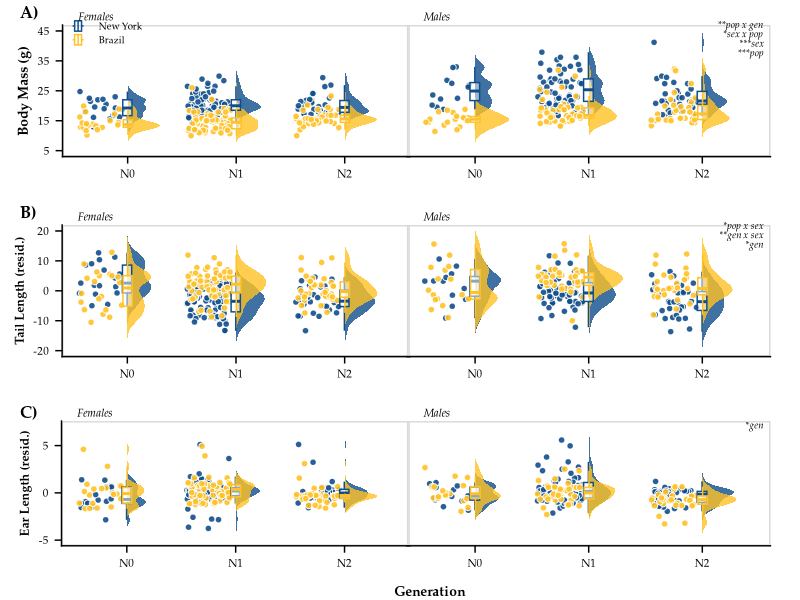

Generate this figure with R: (Note: this script raises an error after producing the figure.)
#!/usr/bin/env Rscript --vanilla

##############################################################
# Author: Mallory A. Ballinger
# Script first created: 24-Feb-2021
# Script last updated:  07-Apr-2021


# This script plots sex-specific body weight and extremity lengths of New York mice
# and Brazil mice cross generations (i.e. common garden experiment #1).
# This script generates Figure 2 in Ballinger_et_al_2021_AmNat.


##############################################################
# Required packages
##############################################################

rm(list = ls()) # clear R's environment
library(tidyverse)
library(here)
library(ggridges)
library(cowplot)
library(car)
library(ggtext)
library(glue)
library(scales)

##############################################################
# Import data
##############################################################

GenerationMetaData <- read_csv(here("data/processed/GenerationColonyData.csv")) %>%
  select(-GUID, -Collector_ID, -Age_days, -Notes) %>% select(-1) %>%
  mutate(Sex = fct_relevel(Sex, "Male", "Female")) %>% # put males before females
  mutate(Population = fct_relevel(Population, "New York", "Brazil")) # put evolved cold pop first

# get sample size of each column
#colSums(!is.na(GenerationMetaData))





##############################################################
# Apply filtering and calculate residuals
##############################################################

# Based on outlier tests (see 'code/model_Generations.R'), any tail length
# less than 50mm is an extreme outlier

Generation_filtered <- GenerationMetaData %>%
  mutate(Tail_Length_mm = ifelse(Tail_Length_mm < 50, NA, Tail_Length_mm))

# save TL x BW residuals
residsTLBW <- lm(Tail_Length_mm ~ Body_Weight_g, data = Generation_filtered,
                 na.action = na.exclude)
Generation_filtered$Resids_TLBW <- resid(residsTLBW)


# Based on outlier tests (see 'code/model_Generations.R'), any ear length
# less than 8mm is an extreme outlier

Generation_filtered_2 <- GenerationMetaData %>%
  mutate(Ear_Length_mm = ifelse(Ear_Length_mm < 8, NA, Ear_Length_mm))

# save EL x BW residuals
residsELBW <- lm(Ear_Length_mm ~ Body_Weight_g, data = Generation_filtered_2,
                 na.action = na.exclude)
Generation_filtered_2$Resids_ELBW <- resid(residsELBW)





##############################################################
# Get values from statistical analyses
##############################################################

# Refer to 'code/model_Generations.R' for model comparisons and statistical analyses


# > car::Anova(lm(rank(Body_Weight_g) ~ Sex * Population * Generation, data = GenerationMetaData), type = "III")
# Anova Table (Type III tests)
# 
# Response: rank(Body_Weight_g)
# Sum Sq  Df  F value    Pr(>F)    
# (Intercept)               1715176   1 201.0258 < 2.2e-16 ***
# Sex                        105397   1  12.3530  0.000486 ***
# Population                 470654   1  55.1626 5.829e-13 ***
# Generation                  41046   2   2.4054  0.091422 .  
# Sex:Population              33427   1   3.9177  0.048404 *  
# Sex:Generation              38224   2   2.2400  0.107672    
# Population:Generation       94670   2   5.5479  0.004174 ** 
# Sex:Population:Generation   46731   2   2.7386  0.065768 .  
# Residuals                 3745600 439                       
# ---
#   Signif. codes:  0 ‘***’ 0.001 ‘**’ 0.01 ‘*’ 0.05 ‘.’ 0.1 ‘ ’ 1

BW_deets <- ("&#42;&#42;pop x gen<br>\
                    &#42;sex x pop<br>\
              &#42;&#42;&#42;sex<br>\
              &#42;&#42;&#42;pop")


# > car::Anova(lm(Tail_Length_mm ~ Body_Weight_g + Sex * Population * Generation, data = Generation_filtered), type = "III")
# Anova Table (Type III tests)
# 
# Response: Tail_Length_mm
# Sum Sq  Df   F value    Pr(>F)    
# (Intercept)                31982   1 1448.6627 < 2.2e-16 ***
# Body_Weight_g                868   1   39.3297 8.922e-10 ***
# Sex                           88   1    3.9841  0.046577 *  
# Population                    43   1    1.9308  0.165406    
# Generation                   205   2    4.6466  0.010094 *  
# Sex:Population                90   1    4.0670  0.044367 *  
# Sex:Generation               247   2    5.6031  0.003968 ** 
# Population:Generation         76   2    1.7312  0.178340    
# Sex:Population:Generation    104   2    2.3548  0.096171 .  
# Residuals                   9250 419                        
# ---
#   Signif. codes:  0 ‘***’ 0.001 ‘**’ 0.01 ‘*’ 0.05 ‘.’ 0.1 ‘ ’ 1

TL_deets <- ("&#42;pop x sex<br>\
            &#42;&#42;gen x sex<br>\
            &#42;gen")


# > car::Anova(lm(rank(Ear_Length_mm) ~ Body_Weight_g + Sex * Population * Generation, data = Generation_filtered_2), type = "III")
# Anova Table (Type III tests)
# 
# Response: rank(Ear_Length_mm)
# Sum Sq  Df F value    Pr(>F)    
# (Intercept)                 49527   1  3.9040   0.04881 *  
# Body_Weight_g              310068   1 24.4414 1.102e-06 ***
# Sex                          8239   1  0.6494   0.42077    
# Population                    226   1  0.0178   0.89394    
# Generation                  78562   2  3.0964   0.04623 *  
# Sex:Population                179   1  0.0141   0.90553    
# Sex:Generation              21361   2  0.8419   0.43160    
# Population:Generation       23374   2  0.9212   0.39881    
# Sex:Population:Generation    2063   2  0.0813   0.92191    
# Residuals                 5429675 428                      
# ---
#   Signif. codes:  0 ‘***’ 0.001 ‘**’ 0.01 ‘*’ 0.05 ‘.’ 0.1 ‘ ’ 1

EL_deets <- ("&#42;gen")





##############################################################
# Plot sex-specific body mass ridgeplot across generations
##############################################################

MaleBW <- GenerationMetaData %>%
  filter(Sex == "Male")

FemaleBW <- GenerationMetaData %>%
  filter(Sex == "Female")


Fmassridge <- 
  ggplot(data = FemaleBW, aes(y = Generation, x = Body_Weight_g)) +
  geom_density_ridges(aes(point_color = Population, point_fill = Population, fill = Population),
                      jittered_points = TRUE, position = "raincloud",
                      alpha = 0.8, point_size = 1.85, point_alpha = 0.9, scale = 0.3,
                      point_shape=21, point_color = "white", color = NA) +
  geom_boxplot(aes(x = Body_Weight_g, y = Generation, color = Population),
               position = position_dodge(width = 0.01),  outlier.shape = NA,
               alpha = 0.5, width = 0.17) +
  scale_x_continuous(breaks = seq(from=5, to=45, by=10),
                     labels = seq(from=5, to=45, by=10),
                     limits = c(5,45)) +
  scale_discrete_manual("point_fill", values = c("dodgerblue4","goldenrod1"), guide="none") +
  scale_discrete_manual("point_color", values = c("dodgerblue4","goldenrod1"), guide = "none") +
  scale_color_manual(values=c("dodgerblue4","goldenrod1")) +
  scale_fill_manual(values=c("dodgerblue4","goldenrod1", "dodgerblue4","goldenrod1")) +
  guides(color=guide_legend(override.aes=list(fill=NA)),
         linetype=guide_legend(override.aes = list(fill=NA))) +# removes gray shading from legend
  coord_flip() +
  theme_half_open(20) +
  panel_border() + # puts border around facets
  theme(panel.grid.minor = element_blank(), axis.line = element_line(colour = "black"),
        axis.title.y = element_text(margin = margin(r = 5), size = 10, face = "bold", family = "Palatino"),
        axis.text.x = element_text(size = 8, color = "black", family = "Palatino"),
        axis.text.y = element_text(size = 8, color = "black", family = "Palatino"),
        legend.position = c(0.025, 0.94),
        legend.background = element_blank(),
        legend.box.background = element_blank(),
        legend.key = element_blank(),
        legend.key.size = unit(0.35, "cm"),
        legend.text = element_text(size=7, family = "Palatino"),
        legend.title = element_blank(),
        plot.tag = element_text(family = "Palatino", size = 10, face = "italic", hjust = 1),
        plot.tag.position = c(0.15,1.025),
        plot.title = element_text(size = 8, face = "italic", hjust = 0.05, vjust = -3, family = "Palatino"),
        plot.title.position = "panel",
        plot.margin = unit(c(0, -0.25, 0, 0.45), "cm")) +
  labs(x = "Body Mass (g)",
       y = NULL,
       title = "Females")


Mmassridge <- 
  ggplot(data = MaleBW, aes(y = Generation, x = Body_Weight_g)) +
  geom_density_ridges(aes(point_color = Population, point_fill = Population, fill = Population),
                      jittered_points = TRUE, position = "raincloud",
                      alpha = 0.8, point_size = 1.85, point_alpha = 0.9, scale = 0.3,
                      point_shape=21, point_color = "white", color = NA) +
  geom_boxplot(aes(x = Body_Weight_g, y = Generation, color = Population),
               position = position_dodge(width = 0.01),  outlier.shape = NA,
               alpha = 0.5, width = 0.17) +
  scale_x_continuous(breaks = seq(from=5, to=45, by=10),
                     labels = seq(from=5, to=45, by=10),
                     limits = c(5,45)) +
  scale_discrete_manual("point_fill", values = c("dodgerblue4","goldenrod1"), guide="none") +
  scale_discrete_manual("point_color", values = c("dodgerblue4","goldenrod1"), guide = "none") +
  scale_color_manual(values=c("dodgerblue4","goldenrod1")) +
  scale_fill_manual(values=c("dodgerblue4","goldenrod1", "dodgerblue4","goldenrod1")) +
  guides(color=guide_legend(override.aes=list(fill=NA)),
         linetype=guide_legend(override.aes = list(fill=NA))) +
  coord_flip() +
  theme_half_open(20) +
  panel_border() + # puts border around facets
  theme(panel.grid.minor = element_blank(), axis.line = element_line(colour = "black"),
        axis.text.x = element_text(size = 8, color = "black", family = "Palatino"),
        axis.text.y = element_blank(),
        axis.ticks.y = element_blank(),
        axis.line.y = element_blank(),
        legend.position = 'none',
        plot.tag = element_markdown(family = "Palatino", size = 7, face = "italic", hjust = 1),
        plot.tag.position = c(0.98,0.82),
        plot.title = element_text(size = 8, face = "italic", hjust = 0.05, vjust = -3, family = "Palatino"),
        plot.title.position = "panel",
        plot.margin = unit(c(0, 0.75, 0.5, 0), "cm")) + # top, right, bottom, lef
  labs(x = NULL,
       y = NULL,
       title = "Males",
       tag = BW_deets)


BW <- cowplot::plot_grid(Fmassridge, Mmassridge, labels = c('A)', ''), align = "h",
                         label_fontfamily = "Palatino", label_size = 12, label_x = 0.05, hjust = 0)





##############################################################
# Plot sex-specific tail length ridgeplot across generaitons
##############################################################

MaleTL <- Generation_filtered %>%
  filter(Sex == "Male")

FemaleTL <- Generation_filtered %>%
  filter(Sex == "Female")


Ftailridge <- 
  ggplot(data = FemaleTL, aes(y = Generation, x = Resids_TLBW)) +
  geom_density_ridges(aes(point_color = Population, point_fill = Population, fill = Population),
                      jittered_points = TRUE, position = "raincloud",
                      alpha = 0.8, point_size = 1.85, point_alpha = 0.9, scale = 0.3,
                      point_shape=21, point_color = "white", color = NA) +
  geom_boxplot(aes(x = Resids_TLBW, y = Generation, color = Population),
               position = position_dodge(width = 0.01),  outlier.shape = NA,
               alpha = 0.5, width = 0.17) +
  scale_x_continuous(breaks = seq(from=-20, to=20, by=10),
                     labels = seq(from=-20, to=20, by=10),
                     limits = c(-20,20)) +
  scale_discrete_manual("point_fill", values = c("dodgerblue4","goldenrod1"), guide="none") +
  scale_discrete_manual("point_color", values = c("dodgerblue4","goldenrod1"), guide = "none") +
  scale_color_manual(values=c("dodgerblue4","goldenrod1")) +
  scale_fill_manual(values=c("dodgerblue4","goldenrod1", "dodgerblue4","goldenrod1")) +
  guides(color=guide_legend(override.aes=list(fill=NA)),
         linetype=guide_legend(override.aes = list(fill=NA))) +# removes gray shading from legend
  coord_flip() +
  theme_half_open(20) +
  panel_border() + # puts border around facets
  theme(panel.grid.minor = element_blank(), axis.line = element_line(colour = "black"),
        axis.title.x = element_text(margin = margin(t = 10), size = 10, face = "bold", family = "Palatino", hjust = 1.15),
        axis.title.y = element_text(margin = margin(r = 3), size = 9, face = "bold", family = "Palatino"),
        axis.text.x = element_text(size = 8, color = "black", family = "Palatino"),
        axis.text.y = element_text(size = 8, color = "black", family = "Palatino"),
        legend.position = "none",
        legend.background = element_blank(),
        legend.box.background = element_blank(),
        legend.key = element_blank(),
        legend.key.height = unit(0.5, "cm"),
        legend.key.width = unit(0.5, "cm"),
        legend.text = element_text(size=8, family = "Palatino"),
        legend.title = element_blank(),
        plot.tag = element_text(family = "Palatino", size = 10, face = "italic"),
        plot.tag.position = c(0.17,1.025),
        plot.title = element_text(size = 8, face = "italic", hjust = 0.05, vjust = -3, family = "Palatino"),
        plot.title.position = "panel",
        plot.margin = unit(c(0, -0.25, 0, 0.375), "cm")) +
  labs(x = "Tail Length (resid.)",
       y = NULL,
       title = "Females")


Mtailridge <- 
  ggplot(data = MaleTL, aes(y = Generation, x = Resids_TLBW)) +
  geom_density_ridges(aes(point_color = Population, point_fill = Population, fill = Population),
                      jittered_points = TRUE, position = "raincloud",
                      alpha = 0.8, point_size = 1.85, point_alpha = 0.9, scale = 0.3,
                      point_shape=21, point_color = "white", color = NA) +
  geom_boxplot(aes(x = Resids_TLBW, y = Generation, color = Population),
               position = position_dodge(width = 0.01),  outlier.shape = NA,
               alpha = 0.5, width = 0.17, fill = "white") +
  scale_x_continuous(breaks = seq(from=-20, to=20, by=10),
                     labels = seq(from=-20, to=20, by=10),
                     limits = c(-20,20)) +
  scale_discrete_manual("point_fill", values = c("dodgerblue4","goldenrod1"), guide="none") +
  scale_discrete_manual("point_color", values = c("dodgerblue4","goldenrod1"), guide = "none") +
  scale_color_manual(values=c("dodgerblue4","goldenrod1")) +
  scale_fill_manual(values=c("dodgerblue4","goldenrod1", "dodgerblue4","goldenrod1")) +
  guides(color=guide_legend(override.aes=list(fill=NA)),
         linetype=guide_legend(override.aes = list(fill=NA))) +
  coord_flip() +
  theme_half_open(20) +
  panel_border() + # puts border around facets
  theme(panel.grid.minor = element_blank(), axis.line = element_line(colour = "black"),
        axis.title.x = element_text(margin = margin(t = 10), size = 10, face = "bold", family = "Palatino", hjust = 0.6),
        axis.title.y = element_text(margin = margin(r = 10), size = 10, face = "bold", family = "Palatino"),
        axis.text.x = element_text(size = 8, color = "black", family = "Palatino"),
        axis.text.y = element_blank(),
        axis.ticks.y = element_blank(),
        axis.line.y = element_blank(),
        legend.position = 'none',
        legend.background = element_blank(),
        legend.box.background = element_blank(),
        legend.key = element_blank(),
        legend.key.height = unit(0.5, "cm"),
        legend.key.width = unit(0.5, "cm"),
        legend.text = element_text(size=8, family = "Palatino"),
        legend.title = element_blank(),
        plot.tag = element_markdown(family = "Palatino", size = 7, face = "italic", hjust = 1),
        plot.tag.position = c(0.98,0.83),
        plot.title = element_text(size = 8, face = "italic", hjust = 0.05, vjust = -3, family = "Palatino"),
        plot.title.position = "panel",
        plot.margin = unit(c(0, 0.75, 0.5, 0), "cm")) + # top, right, bottom, left (0.5, 0.5, 0.1, -0.5)
  labs(x = NULL,
       y = NULL,
       title = "Males",
       tag = TL_deets)


Tails <- cowplot::plot_grid(Ftailridge, Mtailridge, labels = c('B)', ''), align = "h",
                            label_fontfamily = "Palatino", label_size = 12, label_x = 0.05, hjust = 0)





##############################################################
# Plot sex-specific ear length ridgeplot across generaitons
##############################################################

MaleEL <- Generation_filtered_2 %>%
  filter(Sex == "Male")

FemaleEL <- Generation_filtered_2 %>%
  filter(Sex == "Female")


Fearridge <- 
  ggplot(data = FemaleEL, aes(y = Generation, x = Resids_ELBW)) +
  geom_density_ridges(aes(point_color = Population, point_fill = Population, fill = Population),
                      jittered_points = TRUE, position = "raincloud",
                      alpha = 0.8, point_size = 1.85, point_alpha = 0.9, scale = 0.3,
                      point_shape=21, point_color = "white", color = NA) +
  geom_boxplot(aes(x = Resids_ELBW, y = Generation, color = Population),
               position = position_dodge(width = 0.01),  outlier.shape = NA,
               alpha = 0.5, width = 0.17) +
  scale_x_continuous(breaks = seq(from=-5, to=10, by=5),
                     labels = seq(from=-5, to=10, by=5),
                     limits = c(-5,7)) +
  scale_discrete_manual("point_fill", values = c("dodgerblue4","goldenrod1"), guide="none") +
  scale_discrete_manual("point_color", values = c("dodgerblue4","goldenrod1"), guide = "none") +
  scale_color_manual(values=c("dodgerblue4","goldenrod1")) +
  scale_fill_manual(values=c("dodgerblue4","goldenrod1", "dodgerblue4","goldenrod1")) +
  guides(color=guide_legend(override.aes=list(fill=NA)),
         linetype=guide_legend(override.aes = list(fill=NA))) + # removes gray shading from legend
  coord_flip() +
  theme_half_open(20) +
  panel_border() + # puts border around facets
  theme(panel.grid.minor = element_blank(), axis.line = element_line(colour = "black"),
        axis.title.x = element_text(margin = margin(t = 12), size = 10, face = "bold", family = "Palatino", hjust = 1.2),
        axis.title.y = element_text(margin = margin(r = 3), size = 9, face = "bold", family = "Palatino"),
        axis.text.x = element_text(size = 8, color = "black", family = "Palatino"),
        axis.text.y = element_text(size = 8, color = "black", family = "Palatino"),
        legend.position = "none",
        legend.background = element_blank(),
        legend.box.background = element_blank(),
        legend.key = element_blank(),
        legend.key.height = unit(0.5, "cm"),
        legend.key.width = unit(0.5, "cm"),
        legend.text = element_text(size=8, family = "Palatino"),
        legend.title = element_blank(),
        plot.tag = element_text(family = "Palatino", size = 10, face = "italic"),
        plot.tag.position = c(0.17,1.025),
        plot.title = element_text(size = 8, face = "italic", hjust = 0.05, vjust = -3, family = "Palatino"),
        plot.title.position = "panel",
        plot.margin = unit(c(-0.1, -0.25, -.250, 0.5), "cm")) +
  labs(x = "Ear Length (resid.)",
       y = "Generation",
       title = "Females")


Mearridge <- 
  ggplot(data = MaleEL, aes(y = Generation, x = Resids_ELBW)) +
  geom_density_ridges(aes(point_color = Population, point_fill = Population, fill = Population),
                      jittered_points = TRUE, position = "raincloud",
                      alpha = 0.8, point_size = 1.85, point_alpha = 0.9, scale = 0.3,
                      point_shape=21, point_color = "white", color = NA) +
  geom_boxplot(aes(x = Resids_ELBW, y = Generation, color = Population),
               position = position_dodge(width = 0.01),  outlier.shape = NA,
               alpha = 0.5, width = 0.17, fill = "white") +
  scale_x_continuous(breaks = seq(from=-5, to=10, by=5),
                     labels = seq(from=-5, to=10, by=5),
                     limits = c(-5,7)) +
  scale_discrete_manual("point_fill", values = c("dodgerblue4","goldenrod1"), guide="none") +
  scale_discrete_manual("point_color", values = c("dodgerblue4","goldenrod1"), guide = "none") +
  scale_color_manual(values=c("dodgerblue4","goldenrod1")) +
  scale_fill_manual(values=c("dodgerblue4","goldenrod1", "dodgerblue4","goldenrod1")) +
  guides(color=guide_legend(override.aes=list(fill=NA)),
         linetype=guide_legend(override.aes = list(fill=NA))) +
  coord_flip() +
  theme_half_open(20) +
  panel_border() + # puts border around facets
  theme(panel.grid.minor = element_blank(), axis.line = element_line(colour = "black"),
        axis.title.x = element_text(margin = margin(t = 10), size = 10, face = "bold", family = "Palatino", hjust = 0.6),
        axis.title.y = element_text(margin = margin(r = 10), size = 9, face = "bold", family = "Palatino"),
        axis.text.x = element_text(size = 8, color = "black", family = "Palatino"),
        axis.text.y = element_blank(),
        axis.ticks.y = element_blank(),
        axis.line.y = element_blank(),
        legend.position = 'none',
        legend.background = element_blank(),
        legend.box.background = element_blank(),
        legend.key = element_blank(),
        legend.key.height = unit(0.5, "cm"),
        legend.key.width = unit(0.5, "cm"),
        legend.text = element_text(size=8, family = "Palatino"),
        legend.title = element_blank(),
        plot.tag = element_markdown(family = "Palatino", size = 7, face = "italic", hjust = 1),
        plot.tag.position = c(0.98,0.86),
        plot.title = element_text(size = 8, face = "italic", hjust = 0.05, vjust = -3, family = "Palatino"),
        plot.title.position = "panel",
        plot.margin = unit(c(-0.1, 0.75, -0.25, 0), "cm")) + # top, right, bottom, left (0.5, 0.5, 0.1, -0.5)
  labs(x = NULL,
       y = NULL,
       title = "Males",
       tag = EL_deets)


Ears <- cowplot::plot_grid(Fearridge, Mearridge, labels = c('C)', ''), align = 'h',
                           label_fontfamily = "Palatino", label_size = 12, label_x = 0.05, hjust = 0)



cowplot::plot_grid(BW, Tails, Ears, ncol=1, nrow=3, label_fontfamily = "Palatino",
                   label_size = 12, label_x = 0.05, hjust = 0, align = 'hv')

ggsave("results/figures/Generations_colony.tiff", height = 7, width = 6, compression = "lzw")
ggsave("results/figures/Generations_colony.pdf", height = 7, width = 6)
